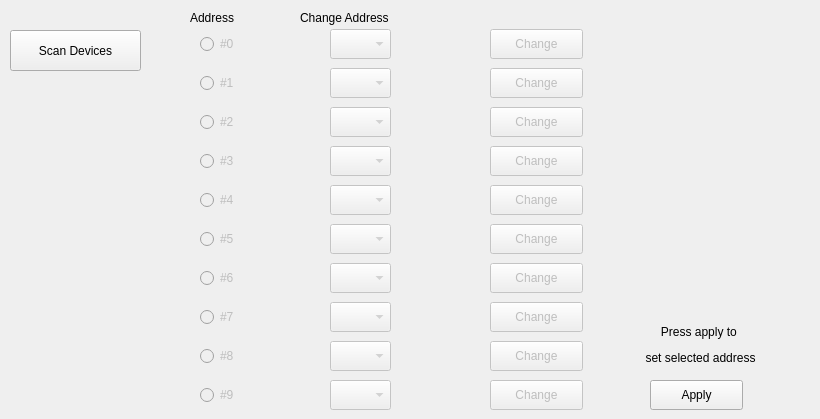
      <widget class="QWidget" name="sdi_tab">
       <attribute name="title">
        <string>SDI-12</string>
       </attribute>
       <widget class="QPushButton" name="scan_button">
        <property name="geometry">
         <rect>
          <x>10</x>
          <y>30</y>
          <width>131</width>
          <height>41</height>
         </rect>
        </property>
        <property name="text">
         <string>Scan Devices</string>
        </property>
       </widget>
       <widget class="QRadioButton" name="s1_en">
        <property name="enabled">
         <bool>false</bool>
        </property>
        <property name="geometry">
         <rect>
          <x>200</x>
          <y>68</y>
          <width>81</width>
          <height>30</height>
         </rect>
        </property>
        <property name="text">
         <string>#1</string>
        </property>
        <property name="checked">
         <bool>false</bool>
        </property>
       </widget>
       <widget class="QRadioButton" name="s9_en">
        <property name="enabled">
         <bool>false</bool>
        </property>
        <property name="geometry">
         <rect>
          <x>200</x>
          <y>380</y>
          <width>81</width>
          <height>30</height>
         </rect>
        </property>
        <property name="text">
         <string>#9</string>
        </property>
       </widget>
       <widget class="QRadioButton" name="s8_en">
        <property name="enabled">
         <bool>false</bool>
        </property>
        <property name="geometry">
         <rect>
          <x>200</x>
          <y>341</y>
          <width>81</width>
          <height>30</height>
         </rect>
        </property>
        <property name="text">
         <string>#8</string>
        </property>
       </widget>
       <widget class="QRadioButton" name="s7_en">
        <property name="enabled">
         <bool>false</bool>
        </property>
        <property name="geometry">
         <rect>
          <x>200</x>
          <y>302</y>
          <width>81</width>
          <height>30</height>
         </rect>
        </property>
        <property name="text">
         <string>#7</string>
        </property>
       </widget>
       <widget class="QRadioButton" name="s6_en">
        <property name="enabled">
         <bool>false</bool>
        </property>
        <property name="geometry">
         <rect>
          <x>200</x>
          <y>263</y>
          <width>81</width>
          <height>30</height>
         </rect>
        </property>
        <property name="text">
         <string>#6</string>
        </property>
       </widget>
       <widget class="QRadioButton" name="s5_en">
        <property name="enabled">
         <bool>false</bool>
        </property>
        <property name="geometry">
         <rect>
          <x>200</x>
          <y>224</y>
          <width>81</width>
          <height>30</height>
         </rect>
        </property>
        <property name="text">
         <string>#5</string>
        </property>
       </widget>
       <widget class="QRadioButton" name="s4_en">
        <property name="enabled">
         <bool>false</bool>
        </property>
        <property name="geometry">
         <rect>
          <x>200</x>
          <y>185</y>
          <width>81</width>
          <height>30</height>
         </rect>
        </property>
        <property name="text">
         <string>#4</string>
        </property>
       </widget>
       <widget class="QRadioButton" name="s3_en">
        <property name="enabled">
         <bool>false</bool>
        </property>
        <property name="geometry">
         <rect>
          <x>200</x>
          <y>146</y>
          <width>81</width>
          <height>30</height>
         </rect>
        </property>
        <property name="text">
         <string>#3</string>
        </property>
       </widget>
       <widget class="QRadioButton" name="s2_en">
        <property name="enabled">
         <bool>false</bool>
        </property>
        <property name="geometry">
         <rect>
          <x>200</x>
          <y>107</y>
          <width>81</width>
          <height>30</height>
         </rect>
        </property>
        <property name="text">
         <string>#2</string>
        </property>
       </widget>
       <widget class="QLabel" name="label_12">
        <property name="geometry">
         <rect>
          <x>190</x>
          <y>5</y>
          <width>71</width>
          <height>25</height>
         </rect>
        </property>
        <property name="text">
         <string>Address</string>
        </property>
       </widget>
       <widget class="QLabel" name="label_13">
        <property name="geometry">
         <rect>
          <x>300</x>
          <y>5</y>
          <width>131</width>
          <height>25</height>
         </rect>
        </property>
        <property name="text">
         <string>Change Address</string>
        </property>
       </widget>
       <widget class="QComboBox" name="s1_addr_select">
        <property name="enabled">
         <bool>false</bool>
        </property>
        <property name="geometry">
         <rect>
          <x>330</x>
          <y>68</y>
          <width>61</width>
          <height>30</height>
         </rect>
        </property>
       </widget>
       <widget class="QPushButton" name="s1_change_button">
        <property name="enabled">
         <bool>false</bool>
        </property>
        <property name="geometry">
         <rect>
          <x>490</x>
          <y>68</y>
          <width>93</width>
          <height>30</height>
         </rect>
        </property>
        <property name="text">
         <string>Change</string>
        </property>
       </widget>
       <widget class="QPushButton" name="s2_change_button">
        <property name="enabled">
         <bool>false</bool>
        </property>
        <property name="geometry">
         <rect>
          <x>490</x>
          <y>107</y>
          <width>93</width>
          <height>30</height>
         </rect>
        </property>
        <property name="text">
         <string>Change</string>
        </property>
       </widget>
       <widget class="QComboBox" name="s2_addr_select">
        <property name="enabled">
         <bool>false</bool>
        </property>
        <property name="geometry">
         <rect>
          <x>330</x>
          <y>107</y>
          <width>61</width>
          <height>30</height>
         </rect>
        </property>
       </widget>
       <widget class="QPushButton" name="s3_change_button">
        <property name="enabled">
         <bool>false</bool>
        </property>
        <property name="geometry">
         <rect>
          <x>490</x>
          <y>146</y>
          <width>93</width>
          <height>30</height>
         </rect>
        </property>
        <property name="text">
         <string>Change</string>
        </property>
       </widget>
       <widget class="QComboBox" name="s3_addr_select">
        <property name="enabled">
         <bool>false</bool>
        </property>
        <property name="geometry">
         <rect>
          <x>330</x>
          <y>146</y>
          <width>61</width>
          <height>30</height>
         </rect>
        </property>
       </widget>
       <widget class="QPushButton" name="s4_change_button">
        <property name="enabled">
         <bool>false</bool>
        </property>
        <property name="geometry">
         <rect>
          <x>490</x>
          <y>185</y>
          <width>93</width>
          <height>30</height>
         </rect>
        </property>
        <property name="text">
         <string>Change</string>
        </property>
       </widget>
       <widget class="QComboBox" name="s4_addr_select">
        <property name="enabled">
         <bool>false</bool>
        </property>
        <property name="geometry">
         <rect>
          <x>330</x>
          <y>185</y>
          <width>61</width>
          <height>30</height>
         </rect>
        </property>
       </widget>
       <widget class="QPushButton" name="s5_change_button">
        <property name="enabled">
         <bool>false</bool>
        </property>
        <property name="geometry">
         <rect>
          <x>490</x>
          <y>224</y>
          <width>93</width>
          <height>30</height>
         </rect>
        </property>
        <property name="text">
         <string>Change</string>
        </property>
       </widget>
       <widget class="QComboBox" name="s5_addr_select">
        <property name="enabled">
         <bool>false</bool>
        </property>
        <property name="geometry">
         <rect>
          <x>330</x>
          <y>224</y>
          <width>61</width>
          <height>30</height>
         </rect>
        </property>
       </widget>
       <widget class="QPushButton" name="s6_change_button">
        <property name="enabled">
         <bool>false</bool>
        </property>
        <property name="geometry">
         <rect>
          <x>490</x>
          <y>263</y>
          <width>93</width>
          <height>30</height>
         </rect>
        </property>
        <property name="text">
         <string>Change</string>
        </property>
       </widget>
       <widget class="QComboBox" name="s6_addr_select">
        <property name="enabled">
         <bool>false</bool>
        </property>
        <property name="geometry">
         <rect>
          <x>330</x>
          <y>263</y>
          <width>61</width>
          <height>30</height>
         </rect>
        </property>
       </widget>
       <widget class="QPushButton" name="s7_change_button">
        <property name="enabled">
         <bool>false</bool>
        </property>
        <property name="geometry">
         <rect>
          <x>490</x>
          <y>302</y>
          <width>93</width>
          <height>30</height>
         </rect>
        </property>
        <property name="text">
         <string>Change</string>
        </property>
       </widget>
       <widget class="QComboBox" name="s7_addr_select">
        <property name="enabled">
         <bool>false</bool>
        </property>
        <property name="geometry">
         <rect>
          <x>330</x>
          <y>302</y>
          <width>61</width>
          <height>30</height>
         </rect>
        </property>
       </widget>
       <widget class="QPushButton" name="s8_change_button">
        <property name="enabled">
         <bool>false</bool>
        </property>
        <property name="geometry">
         <rect>
          <x>490</x>
          <y>341</y>
          <width>93</width>
          <height>30</height>
         </rect>
        </property>
        <property name="text">
         <string>Change</string>
        </property>
       </widget>
       <widget class="QComboBox" name="s8_addr_select">
        <property name="enabled">
         <bool>false</bool>
        </property>
        <property name="geometry">
         <rect>
          <x>330</x>
          <y>341</y>
          <width>61</width>
          <height>30</height>
         </rect>
        </property>
       </widget>
       <widget class="QPushButton" name="s9_change_button">
        <property name="enabled">
         <bool>false</bool>
        </property>
        <property name="geometry">
         <rect>
          <x>490</x>
          <y>380</y>
          <width>93</width>
          <height>30</height>
         </rect>
        </property>
        <property name="text">
         <string>Change</string>
        </property>
       </widget>
       <widget class="QComboBox" name="s9_addr_select">
        <property name="enabled">
         <bool>false</bool>
        </property>
        <property name="geometry">
         <rect>
          <x>330</x>
          <y>380</y>
          <width>61</width>
          <height>30</height>
         </rect>
        </property>
       </widget>
       <widget class="QRadioButton" name="s0_en">
        <property name="enabled">
         <bool>false</bool>
        </property>
        <property name="geometry">
         <rect>
          <x>200</x>
          <y>29</y>
          <width>81</width>
          <height>30</height>
         </rect>
        </property>
        <property name="text">
         <string>#0</string>
        </property>
        <property name="checked">
         <bool>false</bool>
        </property>
       </widget>
       <widget class="QPushButton" name="s0_change_button">
        <property name="enabled">
         <bool>false</bool>
        </property>
        <property name="geometry">
         <rect>
          <x>490</x>
          <y>29</y>
          <width>93</width>
          <height>30</height>
         </rect>
        </property>
        <property name="text">
         <string>Change</string>
        </property>
       </widget>
       <widget class="QComboBox" name="s0_addr_select">
        <property name="enabled">
         <bool>false</bool>
        </property>
        <property name="geometry">
         <rect>
          <x>330</x>
          <y>29</y>
          <width>61</width>
          <height>30</height>
         </rect>
        </property>
       </widget>
       <widget class="QPushButton" name="apply_button">
        <property name="geometry">
         <rect>
          <x>650</x>
          <y>380</y>
          <width>93</width>
          <height>30</height>
         </rect>
        </property>
        <property name="text">
         <string>Apply</string>
        </property>
       </widget>
       <widget class="QLabel" name="label_16">
        <property name="geometry">
         <rect>
          <x>590</x>
          <y>310</y>
          <width>221</width>
          <height>71</height>
         </rect>
        </property>
        <property name="text">
         <string>&lt;html&gt;&lt;head/&gt;&lt;body&gt;&lt;p align=&quot;center&quot;&gt;Press apply to &lt;/p&gt;&lt;p align=&quot;center&quot;&gt;set selected address&lt;/p&gt;&lt;/body&gt;&lt;/html&gt;</string>
        </property>
       </widget>
      </widget>
